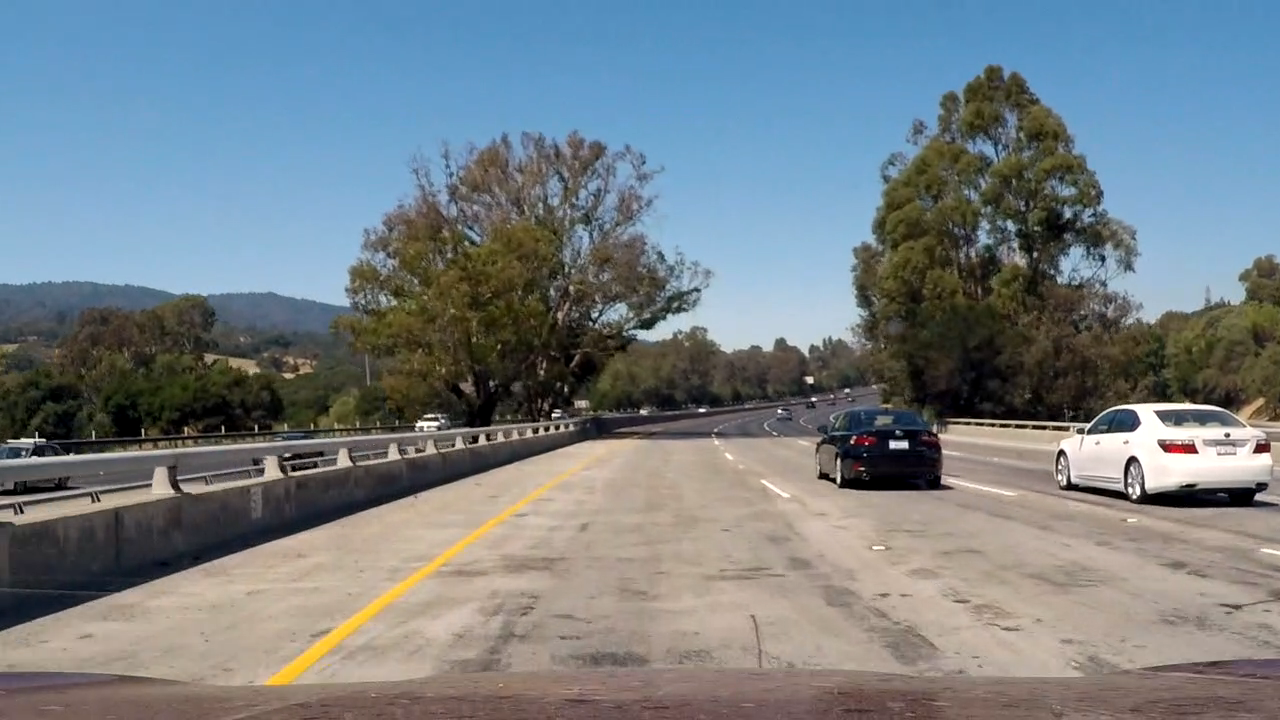
#> input picture test_images/scrshot01.png, 1280 x 720 px, given in place of image0307.png, which was not available; the run also reads 2 pictures not shown here
$ jupyter execute --allow-errors 03_Drawing_Search_Boxes.ipynb   (shell and % lines are left out)   (older library calls are emulated)
#> lines starting #> are read from the running program, lines starting #| are printed output that depends on the picture; pictures that were not available may be replaced by others from this repository, and a replacement may not be noted
[cell 1]
# import and look at pictures
# read and show inline a picture

import numpy as np
import cv2
import matplotlib.pyplot as plt
import matplotlib.image as mpimg
import glob
import math
import statistics

[cell 2]
# Get all the training images, which are in another main folder
# Combine the training images into two main sets: one for non-vehicles and the other for vehicles
# Here we deal with the non-vehicle set
nv_img_set1 = glob.glob('../Vehicles_Sets/non_vehicles/Extras/*.png')
nv_img_set2 = glob.glob('../Vehicles_Sets/non_vehicles/GTI/*.png')

nv_img_set = []
nv_img_set.extend(nv_img_set1)
nv_img_set.extend(nv_img_set2)

print('# of images in non-vehicle training set is: ({} + {}) = {}'.format(len(nv_img_set1), len(nv_img_set2), len(nv_img_set)))
print(nv_img_set[0])

[cell 3]
# Get all the training images, which are in another main folder
# Combine the training images into two main sets: one for non-vehicles and the other for vehicles
# Here we deal with the vehicle set
v_img_set1 = glob.glob('../Vehicles_Sets/vehicles/GTI_Far/*.png')
v_img_set2 = glob.glob('../Vehicles_Sets/vehicles/GTI_Left/*.png')
v_img_set3 = glob.glob('../Vehicles_Sets/vehicles/GTI_MiddleClose/*.png')
v_img_set4 = glob.glob('../Vehicles_Sets/vehicles/GTI_Right/*.png')
v_img_set5 = glob.glob('../Vehicles_Sets/vehicles/KITTI_extracted/*.png')


v_img_set = []
v_img_set.extend(v_img_set1)
v_img_set.extend(v_img_set2)
v_img_set.extend(v_img_set3)
v_img_set.extend(v_img_set4)
v_img_set.extend(v_img_set5)

print('# of images in vehicle training set is: ({} + {} + {} + {} + {}) = {}'.format(len(v_img_set1), len(v_img_set2), len(v_img_set3), len(v_img_set4), len(v_img_set5), len(v_img_set)))
#> (the rest of this cell did not finish here and is left out)

[cell 4]
# Combine our image sets (of cars and non cars)
total_img_set_path = list(v_img_set)
total_img_set_path.extend(nv_img_set)
# Create labels for our image sets (ones for images with a car and zeros for images with no car)
y = np.hstack((np.ones(len(v_img_set)),
              np.zeros(len(nv_img_set))))
print(y[8790:8796])
print(len(total_img_set_path))

[cell 5]
# Read one of the images using OpenCV
#img_BGR = cv2.imread(v_img_set[64])
#img_BGR = cv2.imread('../Vehicles_Sets/vehicles/GTI_Far/image0658.png')
#img_BGR = cv2.imread('./test_images/scrshot01.png')
img_BGR = cv2.imread('../Vehicles_Sets/vehicles/GTI_Far/image0307.png')
#> img_BGR is the input picture: shape (720, 1280, 3); mean B, G, R 133.2, 127.5, 117.6
img = cv2.cvtColor(img_BGR, cv2.COLOR_BGR2RGB)
plt.imshow(img)
plt.title('Image from one of the image training sets')
plt.show()

[cell 6]
# Showing the RGB number arrays making up the picture
img[0][:2]
#> Out = [[93, 150, 194], [93, 150, 194]]

[cell 7]
#### Converting an image to HLS color space, because Hue is helpful to catch yellow lanes
#### while Lightness and Saturation are helpful to find both lanes
def apply_hls(img):
    hls = cv2.cvtColor(img, cv2.COLOR_RGB2HLS)
#> hls: shape (720, 1280, 3); mean of channels 0, 1, 2 57.5, 125.6, 73.1
    hue_img = hls[:,:,0]
    light_img = hls[:,:,1]
    sat_img = hls[:,:,2]

    return (hue_img, light_img, sat_img)

[cell 8]
res_img = apply_hls(img)

[cell 9]
img_gr = cv2.cvtColor(img_BGR, cv2.COLOR_RGB2GRAY)

f, (ax1, ax2, ax3, ax4) = plt.subplots(1,4, figsize=(15,10))

ax1.set_title('Hue Map')
ax1.imshow(res_img[0], cmap = 'gray')

ax2.set_title('Lightness Map')
ax2.imshow(res_img[1], cmap = 'gray')

ax3.set_title('Saturation Map')
ax3.imshow(res_img[2], cmap = 'gray')

ax4.set_title('Original Gray')
ax4.imshow(img_gr, cmap = 'gray')

plt.show()

[cell 10]
# extract the Histogram of Oriented Gradient from a picture
from skimage.feature import hog

pix_per_cell = 8
cell_per_block = 2
orient = 7

features, hog_image = hog(img_gr, orientations=orient, pixels_per_cell=(pix_per_cell, pix_per_cell), cells_per_block=(cell_per_block, cell_per_block), visualise=True, feature_vector=False)

[cell 11]
f, (ax1, ax2) = plt.subplots(1,2, figsize=(15,10))

ax1.set_title('Original Gray Image')
ax1.imshow(img_gr, cmap = 'gray')

ax2.set_title('HOG Visualization')
ax2.imshow(hog_image, cmap = 'gray')

plt.show()

[cell 12]
print(features.shape)
#| (89, 159, 2, 2, 7)

[cell 13]
new = features.ravel()
print(len(new))
#| 396228

[cell 14]
# Define a function to return HOG features and visualization
def get_hog_features(img, orient, pix_per_cell, cell_per_block, vis=False, feature_vec=True):
    if vis == True:
        features, hog_image = hog(img, orientations=orient, pixels_per_cell=(pix_per_cell, pix_per_cell), cells_per_block=(cell_per_block, cell_per_block), visualise=True, feature_vector=False)
        return features, hog_image
    else:
        features = hog(img, orientations=orient, pixels_per_cell=(pix_per_cell, pix_per_cell), cells_per_block=(cell_per_block, cell_per_block), visualise=False, feature_vector=False)
        return features

[cell 15]
# Now we need to take all our paths to our images, read them and get their HOG features
# and save the results in a new list called total_img_set
total_img_set = []
pix_per_cell = 8
cell_per_block = 2
orient = 7

for img_path in total_img_set_path:
    img_BGR = cv2.imread(img_path)
    img_gr = cv2.cvtColor(img_BGR, cv2.COLOR_RGB2GRAY)
    hog_features =  get_hog_features(img_gr, orient, pix_per_cell, cell_per_block)
    # now we have to 'flatten' the array of hog features
    flat_array = hog_features.ravel()
    total_img_set.append(flat_array)

[cell 16]
print(''.format(len(total_img_set)))

[cell 17]
print(total_img_set[0].shape)
#| (396228,)

[cell 18]
#from sklearn.cross_validation import train_test_split
# But, if you are using scikit-learn >= 0.18 then use this:
from sklearn.model_selection import train_test_split

[cell 19]
# Split up data into randomized training and test sets
rand_state = np.random.randint(0, 100)
#> rand_state = 44
#> (the rest of this cell did not finish here and is left out)

#> (a cell that did not finish here is left out)

[cell 21]
from sklearn import svm
from sklearn.model_selection import GridSearchCV

parameters = {'kernel':('linear','rbf'), 'C':[0.1, 1, 10]}
svr = svm.SVC()
clf = GridSearchCV(svr, parameters)
#> (the rest of this cell did not finish here and is left out)

[cell 22]
from sklearn import svm
from sklearn.model_selection import GridSearchCV

parameters = {'C':[0.1, 1, 10], 'gamma':[0.001, 0.01, 0.1]}
svr = svm.SVC()
clf = GridSearchCV(svr, parameters)
#> (the rest of this cell did not finish here and is left out)

#> (a cell that did not finish here is left out)

#> (a cell that did not finish here is left out)

#> (a cell that did not finish here is left out)

#> (a cell that did not finish here is left out)

[cell 27]
# Now that we know what parameters are the best we can use them to retrain the Support Vector Machine
# but this time with more training data. This way we should get a better fit

# First, we split up data into randomized training and test sets, but with a bigger size of training set
rand_state = np.random.randint(0, 100)
X_train, X_test, y_train, y_test = train_test_split(
    total_img_set, y, test_size=0.2, random_state=rand_state)

# Second, we fit the SVC to the training set, but using the best parameters we found using gridSearchCV
clf = svm.SVC(C = 10.0, gamma = 0.1)
clf.fit(X_train, y_train)

[cell 28]
print('Test Accuracy of SVC = ', clf.score(X_test, y_test))

[cell 29]
# Read actual dashcam picture
img = mpimg.imread('./test_images/test1.jpg')
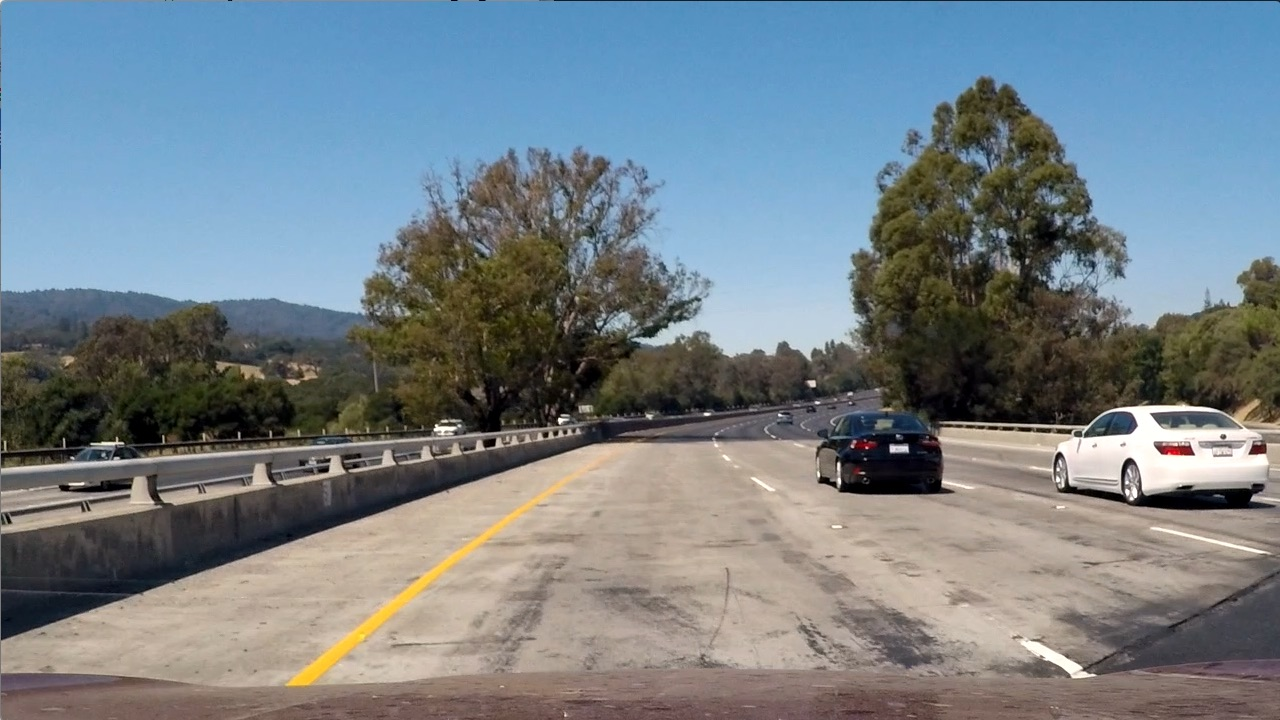
#> input picture test_images/test1.jpg, 1280 x 720 px
#> img is the input picture: shape (720, 1280, 3); mean R, G, B 117.5, 128.7, 135.5

f, (ax1) = plt.subplots(1,1, figsize=(15,10))
cv2.line(img, (0,400), (1280,400), (0, 0, 255), 4)
cv2.line(img, (0,464), (1280,464), (0, 0, 255), 4)
cv2.line(img, (0,528), (1280,528), (0, 0, 255), 4)
cv2.line(img, (0,592), (1280,592), (0, 0, 255), 4)
cv2.line(img, (0,656), (1280,656), (0, 0, 255), 4)
ax1.imshow(img)

[cell 30]
# Read actual dashcam picture
img = mpimg.imread('./test_images/test2.jpg')
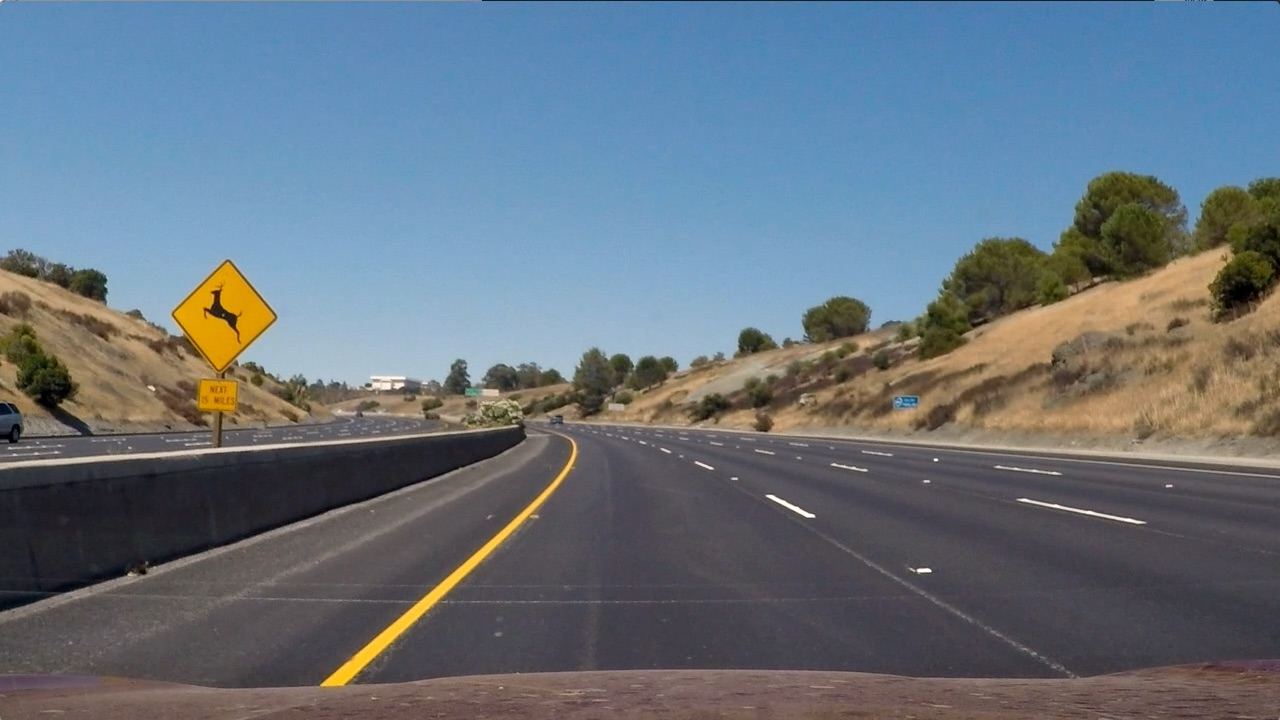
#> input picture test_images/test2.jpg, 1280 x 720 px
#> img is the input picture: shape (720, 1280, 3); mean R, G, B 102.8, 114.6, 125.5

f, (ax1) = plt.subplots(1,1, figsize=(15,10))
cv2.line(img, (0,400), (1280,400), (0, 0, 255), 4)
cv2.line(img, (0,464), (1280,464), (0, 0, 255), 4)
cv2.line(img, (0,528), (1280,528), (0, 0, 255), 4)
cv2.line(img, (0,592), (1280,592), (0, 0, 255), 4)
cv2.line(img, (0,656), (1280,656), (0, 0, 255), 4)
ax1.imshow(img)

[cell 31]
# Read actual dashcam picture
img = mpimg.imread('./test_images/test10.jpg')

f, (ax1) = plt.subplots(1,1, figsize=(15,10))
cv2.line(img, (0,400), (1280,400), (0, 0, 255), 4)
cv2.line(img, (0,464), (1280,464), (0, 0, 255), 4)
cv2.line(img, (0,528), (1280,528), (0, 0, 255), 4)
cv2.line(img, (0,592), (1280,592), (0, 0, 255), 4)
cv2.line(img, (0,656), (1280,656), (0, 0, 255), 4)

cv2.rectangle(img, (380, 656), (700, 400), (0, 255, 0), 4)
cv2.rectangle(img, (950, 592), (1190, 400), (255, 0, 0), 4)
cv2.rectangle(img, (820+170, 528), (980+170, 400), (0, 255, 200), 4)
cv2.rectangle(img, (810, 464), (874+18, 400), (200, 255, 0), 4)
cv2.rectangle(img, (580, 464), (644+18, 400), (200, 255, 0), 4)

ax1.imshow(img)

# bboxes = [((x1, y1), (x2, y2)), ((,),(,)), ...]

[cell 32]
# Read actual dashcam picture
img = mpimg.imread('./test_images/test11.jpg')
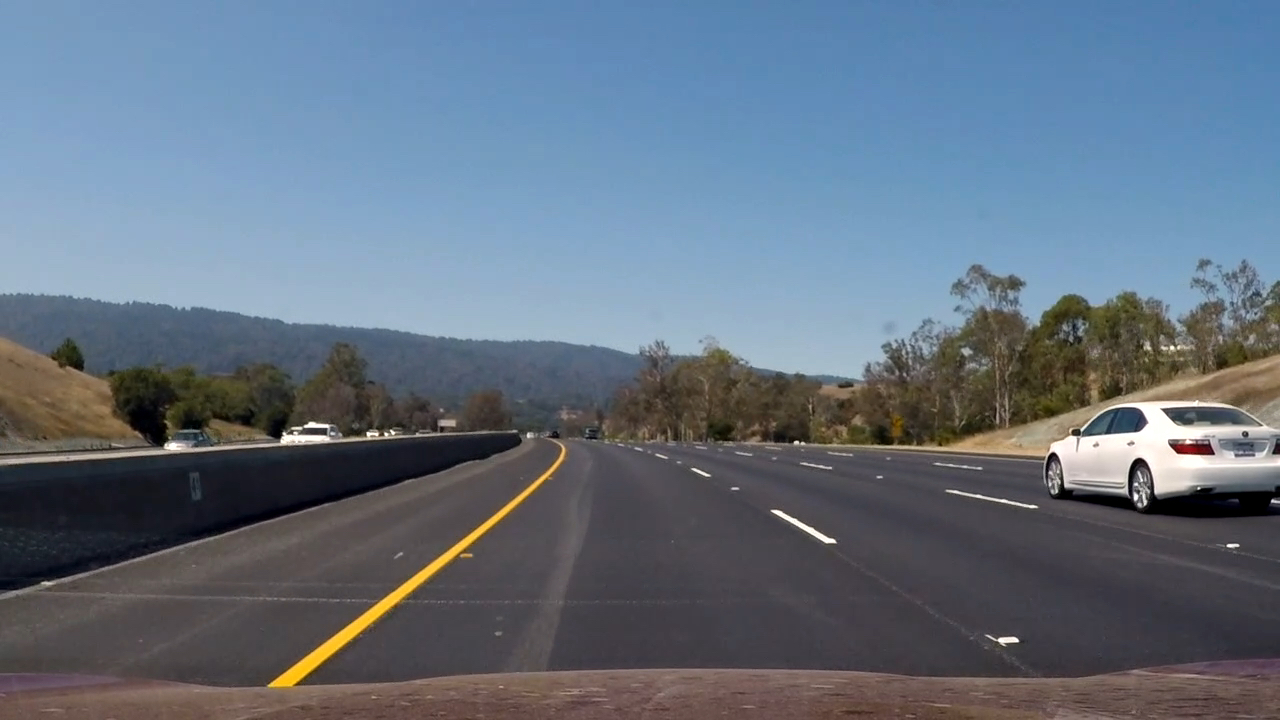
#> input picture test_images/test11.jpg, 1280 x 720 px
#> img is the input picture: shape (720, 1280, 3); mean R, G, B 99.8, 113.2, 128.3

f, (ax1) = plt.subplots(1,1, figsize=(15,10))
cv2.line(img, (0,400), (1280,400), (0, 0, 255), 4)
cv2.line(img, (0,464), (1280,464), (0, 0, 255), 4)
cv2.line(img, (0,528), (1280,528), (0, 0, 255), 4)
cv2.line(img, (0,592), (1280,592), (0, 0, 255), 4)
cv2.line(img, (0,656), (1280,656), (0, 0, 255), 4)

cv2.rectangle(img, (380, 656), (700, 400), (0, 255, 0), 4)
cv2.rectangle(img, (950, 592), (1190, 400), (255, 0, 0), 4)
cv2.rectangle(img, (820+170, 528), (980+170, 400), (0, 255, 200), 4)
cv2.rectangle(img, (810, 464), (874+18, 400), (200, 255, 0), 4)
cv2.rectangle(img, (580, 464), (644+18, 400), (200, 255, 0), 4)

ax1.imshow(img)

# bboxes = [((x1, y1), (x2, y2)), ((,),(,)), ...]

[cell 33]
# Show all the windows drawn
rect_1 = [336, 256]
rect_2 = [252, 192]
rect_3 = [168, 128]
rect_4 = [84, 64]

[cell 34]
# function to draw windows on image
def rect_draw(img, add_width, add_height, stride, color):
#> called with add_width = 84, add_height = 64, stride = 21, color = (200, 255, 0)
    width = add_width
    counter = 0

    btm_left_x = 524
    btm_left_y = 400 + add_height
    top_right_x = btm_left_x + width
    top_right_y = 400

    while top_right_x <= 1280:   # the image used is 1280 pixels wide
        cv2.rectangle(img, (btm_left_x, btm_left_y), (top_right_x, top_right_y), color, 2)
        btm_left_x += stride
        top_right_x = btm_left_x + width
        counter += 1
#> after the loop, btm_left_x = 1217; counter = 33
    print("Total number of rectangles drawn: {}. Last top x: {}".format(counter, top_right_x))
#| Total number of rectangles drawn: 33. Last top x: 1301

[cell 35]
# Read actual dashcam picture
img = mpimg.imread('./test_images/test11.jpg')

f, (ax1) = plt.subplots(1,1, figsize=(15,10))
rect_draw(img, rect_4[0], rect_4[1], int(rect_4[0]/4.0), (200, 255, 0))
rect_draw(img, rect_3[0], rect_3[1], int(rect_3[0]/4.0), (0, 255, 200))
#| Total number of rectangles drawn: 15. Last top x: 1322
rect_draw(img, rect_2[0], rect_2[1], int(rect_2[0]/4.0), (255, 0, 0))
#| Total number of rectangles drawn: 9. Last top x: 1343
rect_draw(img, rect_1[0], rect_1[1], int(rect_1[0]/4.0), (0, 255, 0))
#| Total number of rectangles drawn: 6. Last top x: 1364

ax1.imshow(img)

[cell 36]
# Read actual dashcam picture
img = mpimg.imread('./test_images/test1.jpg')

f, (ax1) = plt.subplots(1,1, figsize=(15,10))
rect_draw(img, rect_4[0], rect_4[1], int(rect_4[0]/4.0), (200, 255, 0))
#| Total number of rectangles drawn: 33. Last top x: 1301
rect_draw(img, rect_3[0], rect_3[1], int(rect_3[0]/4.0), (0, 255, 200))
#| Total number of rectangles drawn: 15. Last top x: 1322
rect_draw(img, rect_2[0], rect_2[1], int(rect_2[0]/4.0), (255, 0, 0))
#| Total number of rectangles drawn: 9. Last top x: 1343
rect_draw(img, rect_1[0], rect_1[1], int(rect_1[0]/4.0), (0, 255, 0))
#| Total number of rectangles drawn: 6. Last top x: 1364

ax1.imshow(img)

[cell 37]
X_train[0]

[cell 38]
from sklearn import svm, datasets
from sklearn.model_selection import GridSearchCV
iris = datasets.load_iris()
parameters = {'kernel':('linear', 'rbf'), 'C':[1, 10]}

svr = svm.SVC()
clf = GridSearchCV(svr, parameters)
clf.fit(iris.data, iris.target)
#clf.fit(X_train, y_train)

[cell 39]
print(type(iris.data))

[cell 40]
print(iris.data.shape)

[cell 41]
print(iris.data[0].shape)

[cell 42]
import numpy as np
import cv2
import matplotlib.pyplot as plt
import matplotlib.image as mpimg
import glob
import math
import statistics


img = mpimg.imread('camera_cal/calibration1.jpg')

f, (ax) = plt.subplots(1,1, figsize=(5,5))
ax.set_title('Example of Image Used for Calibration')
ax.imshow(img)
plt.show()

[cell 43]
cal_imgs = glob.glob('camera_cal/calibration*.jpg')
print('# of images used for camera calibration:', len(cal_imgs))

[cell 44]
# Storing the object points and image points for all the images from the image calibration list

objpoints = [] #3D points coordinates representing the true (i.e. undistorted) positions of chessboard corners
imgpoints = [] #2D points coordinates from the chessboard corners in an image

[cell 45]
# Prepare object points. Based on pictures we have a 9x6 chessboard (i.e. number of valid corners)
# Creating an array that will store the (x, y, z) values of each corner
# For example the value of the first corner will be (0, 0, 0)
# Note: since chessboard is flat, the z value of each corner coordinate will always be 0 here

# Creating an initial array with 9x6 = 54 lists each holding 3 values (i.e. x, y, and z values)
objp = np.zeros((9*6,3), np.float32)

# Right now all the lists values in objp are (0, 0, 0) so there are just placeholders.
# We will generate the right coordinate for each list value in objp
objp[:, :2] = np.mgrid[0:9,0:6].T.reshape(-1, 2) # overwrite x, y coordinates with new correct values for each point

[cell 46]
# Loop through all the images in the list of calibrating images
# Find the chessboard corners on each image
corners_9x6 = []
corners_not_found = []
counter = 0

for img_path in cal_imgs:
    # read the image
    img = mpimg.imread(img_path)
    # convert an image to grayscale
    gray = cv2.cvtColor(img, cv2.COLOR_RGB2GRAY)

    counter +=1

    # Find the chessboard corners
    ret, corners = cv2.findChessboardCorners(gray, (9,6), None)

    # If corners are detected, add object points and image points from the chessboard image analyzed
    if ret == True:
        imgpoints.append(corners)
        objpoints.append(objp)
        corners_9x6.append(img_path)

        # draw and display the corners
        img = cv2.drawChessboardCorners(img, (9,6), corners, ret)

        # show an image with the corners found
        if counter ==  4 or counter == 9:
            f, (ax) = plt.subplots(1,1, figsize=(5,5))
            ax.set_title('Example of Image with 9x6 Corners Found')
            ax.imshow(img)
            plt.show()

    else:
        corners_not_found.append(img_path)


print('\n9x6 corners found for {} images'.format(len(corners_9x6)))
print('9x5 corners not found for {} images'.format(len(corners_not_found)))

[cell 47]
# Reading a grayscale, distorted image, which we're going to use for final calibration
img = mpimg.imread('camera_cal/calibration2.jpg')
gray = cv2.cvtColor(img, cv2.COLOR_RGB2GRAY)
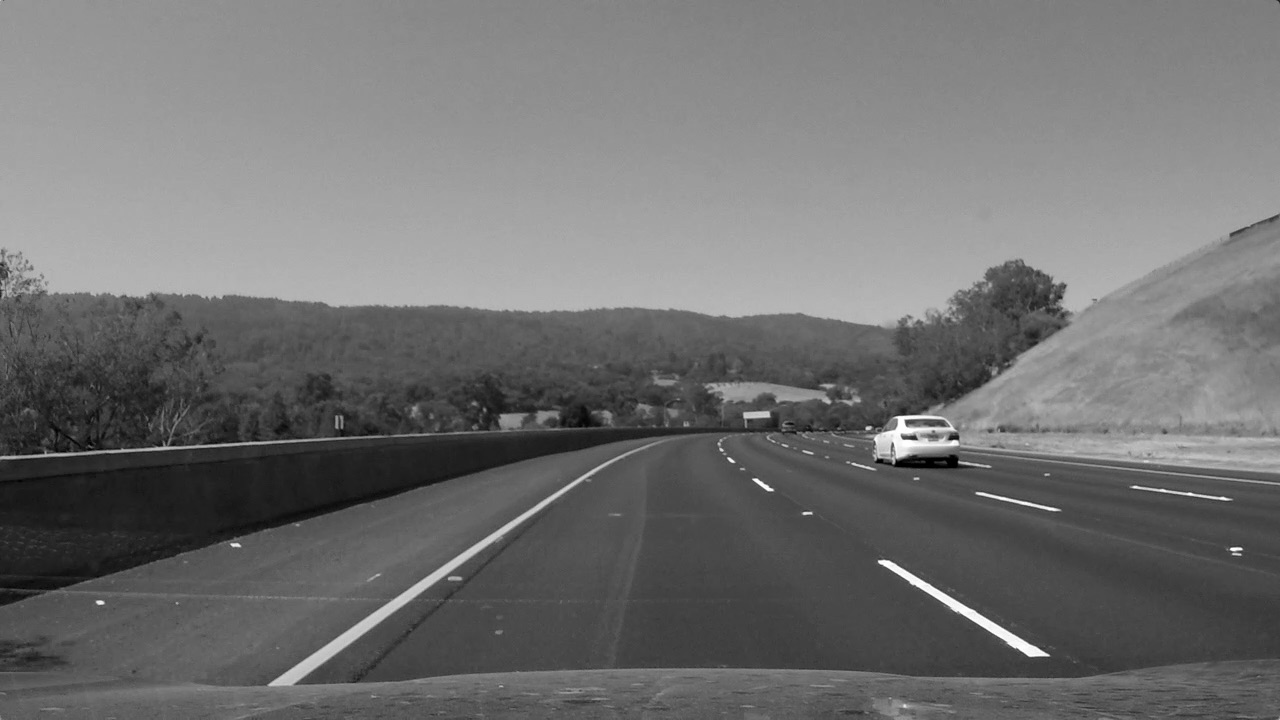
#> gray: shape (720, 1280); min 0, max 255, mean 112.8

#Calibrating the camera using a grayscale image
#> (the rest of this cell did not finish here and is left out)
